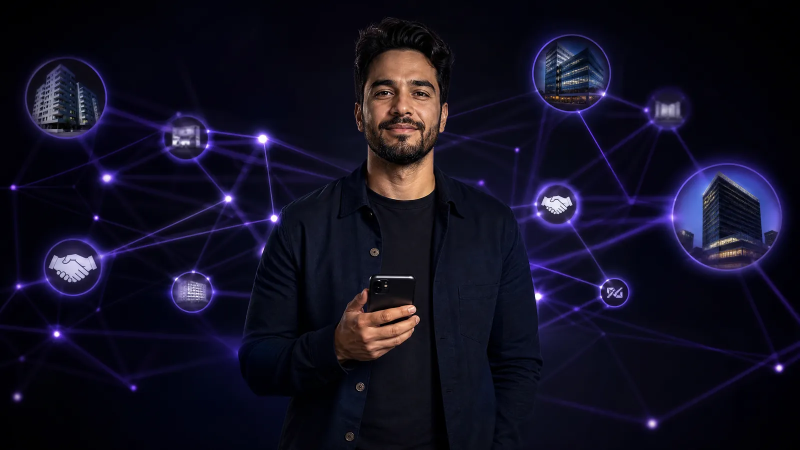
#> input picture assets/images/01_problema_networking.webp, 1600 x 900 px (shown at 1/2 size)
$ python optimize-image.py ../assets/images/01_problema_networking.webp out.png
#> lines starting #> are read from the running program, lines starting #| are printed output that depends on the picture
#!/usr/bin/env python3
"""TDigital — baixa uma imagem do Worker do TDigital GPT e grava WebP responsivo.

    scripts/optimize-image.py <id-ou-arquivo> <destino.webp> [--widths 1600,1200,800]
    scripts/optimize-image.py <id> <destino.webp> --crop 4:3

Gera o arquivo principal e as variantes -<largura>w usadas no srcset.
"""
import argparse, io, pathlib, subprocess, sys
from PIL import Image

WORKER = "https://tdigital-gpt-mcp-v2.comercial-8e4.workers.dev/imagem/"


def carregar(origem: str) -> Image.Image:
    caminho = pathlib.Path(origem)
    if caminho.is_file():
        return Image.open(caminho).convert("RGB")
#> returned value is the input picture: PIL image 1600x900 RGB; mean R, G, B 18.5, 16.1, 33.9
    resp = subprocess.run(["curl", "-sSfL", WORKER + origem], capture_output=True)
    if resp.returncode != 0:
        sys.exit(f"erro: download falhou para {origem}: {resp.stderr.decode()[:200]}")
    return Image.open(io.BytesIO(resp.stdout)).convert("RGB")


def cortar(img: Image.Image, proporcao: str) -> Image.Image:
    """Corta ao centro-superior: preserva rostos, que ficam no terço de cima."""
    pa, pb = (float(n) for n in proporcao.split(":"))
    alvo = pa / pb
    larg, alt = img.size
    if larg / alt > alvo:
        nova = int(alt * alvo)
        esq = (larg - nova) // 2
        return img.crop((esq, 0, esq + nova, alt))
    nova = int(larg / alvo)
    topo = int((alt - nova) * 0.35)
    return img.crop((0, topo, larg, topo + nova))


def main() -> None:
    p = argparse.ArgumentParser()
    p.add_argument("origem", help="ID retornado pelo gerar_imagem, ou arquivo local")
    p.add_argument("destino", help="caminho final .webp")
    p.add_argument("--widths", default="1600,1200,800,480")
    p.add_argument("--crop", default=None, help='proporção alvo, ex.: "4:3"')
    p.add_argument("--quality", type=int, default=82)
    args = p.parse_args()

    img = carregar(args.origem)
    if args.crop:
        img = cortar(img, args.crop)

    destino = pathlib.Path(args.destino)
    destino.parent.mkdir(parents=True, exist_ok=True)
    larguras = sorted({int(w) for w in args.widths.split(",")}, reverse=True)

    img.save(destino, "WEBP", quality=args.quality, method=6)
    saidas = [(destino, img.size)]

    for largura in larguras:
        if largura >= img.width:
            continue
        altura = round(img.height * largura / img.width)
        variante = destino.with_name(f"{destino.stem}-{largura}w{destino.suffix}")
        img.resize((largura, altura), Image.LANCZOS).save(
            variante, "WEBP", quality=args.quality, method=6
        )
        saidas.append((variante, (largura, altura)))
#> this loop made 4 passes
#> pass 2, in main, `img.resize((largura, altura), Image.LANCZOS).save( variante, "WEBP", q..`:
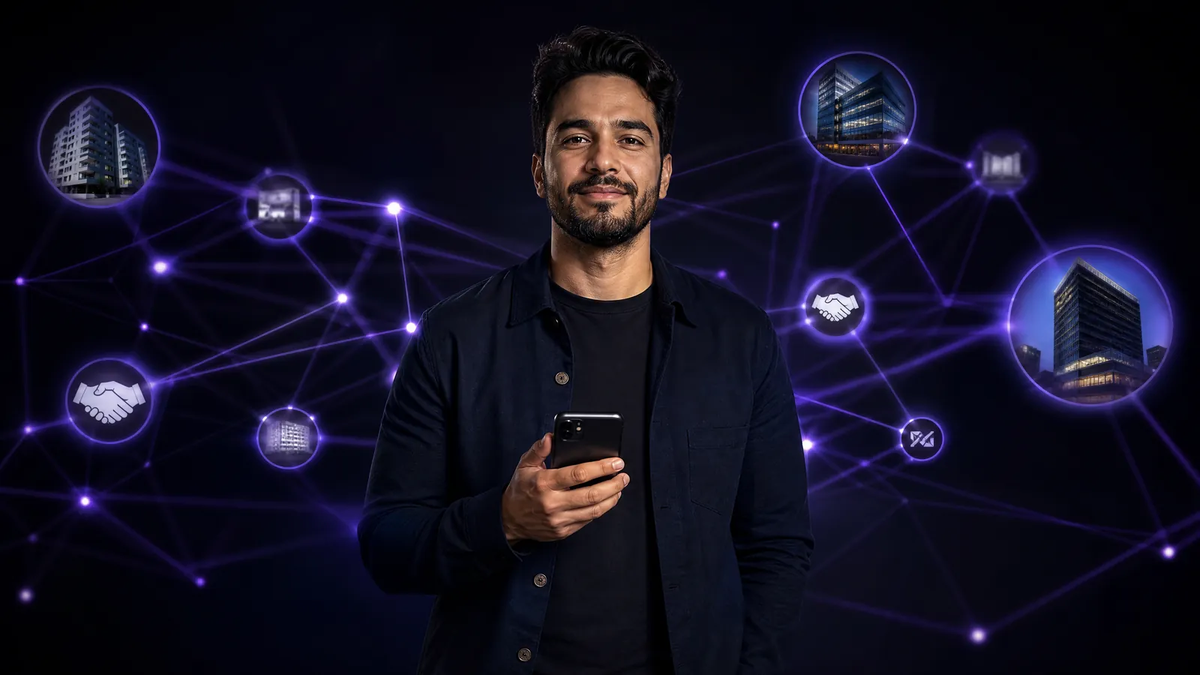
#> saved as out-1200w.png: PIL image 1200x675 RGB; mean R, G, B 18.5, 16.1, 33.9
#> after the loop, saidas = 4 items

    for caminho, (w, h) in saidas:
        print(f"  {caminho}  {w}x{h}  {caminho.stat().st_size // 1024} KB")
#> this loop made 1 pass
#> (w, h) on pass 1: (1600, 900)


if __name__ == "__main__":
#> (the run stopped early here; a loop or call above may not have finished)

$ run again, on assets/images/04_comissoes_infografico.webp
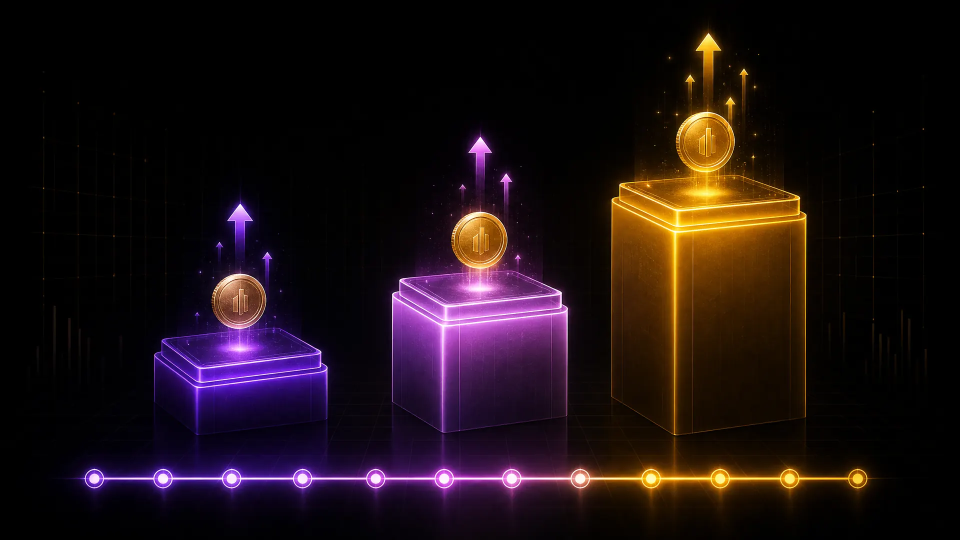
#> input picture assets/images/04_comissoes_infografico.webp, 1920 x 1080 px (shown at 1/2 size)
#> in carregar, returned value is the input picture: PIL image 1920x1080 RGB; mean R, G, B 29.1, 16, 19.4
#> the loop in main, `for largura in larguras:` made 4 passes
#> pass 2, in main, `img.resize((largura, altura), Image.LANCZOS).save( variante, "WEBP", q..`:
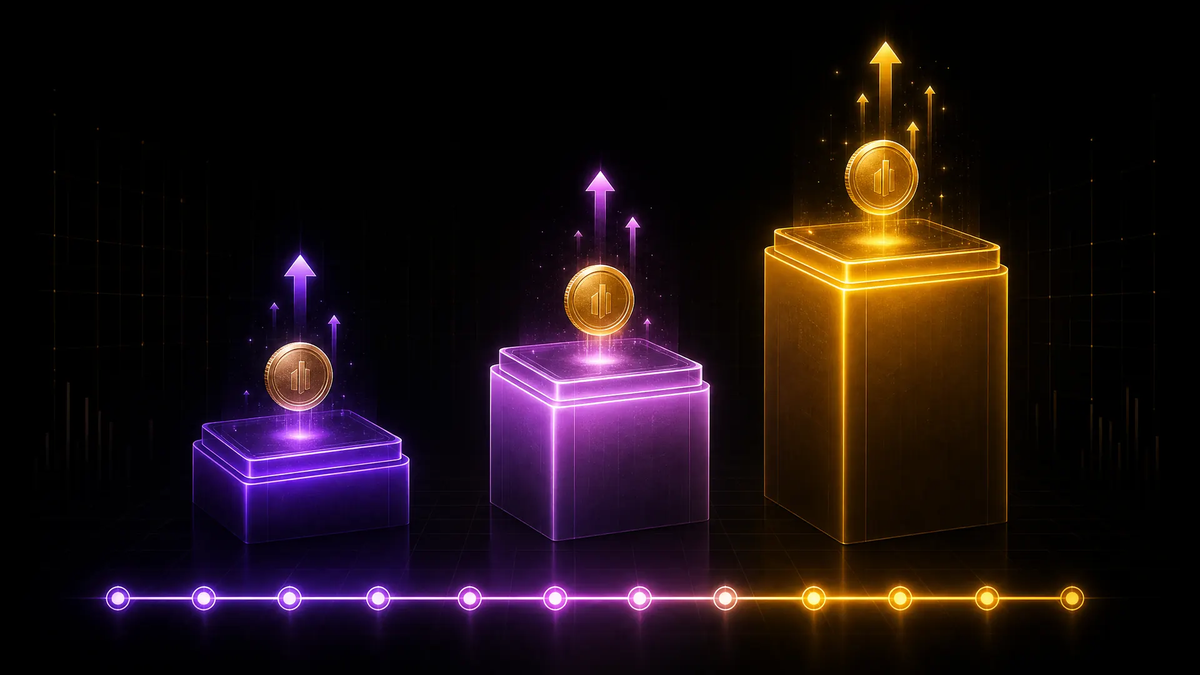
#> saved as out-1200w.png: PIL image 1200x675 RGB; mean R, G, B 29.1, 16, 19.4
#> after the loop in main, `for largura in larguras:`: saidas = 5 items
#> the loop in main, `for caminho, (w, h) in saidas:` made 1 pass
#> (w, h) on pass 1: (1920, 1080)
